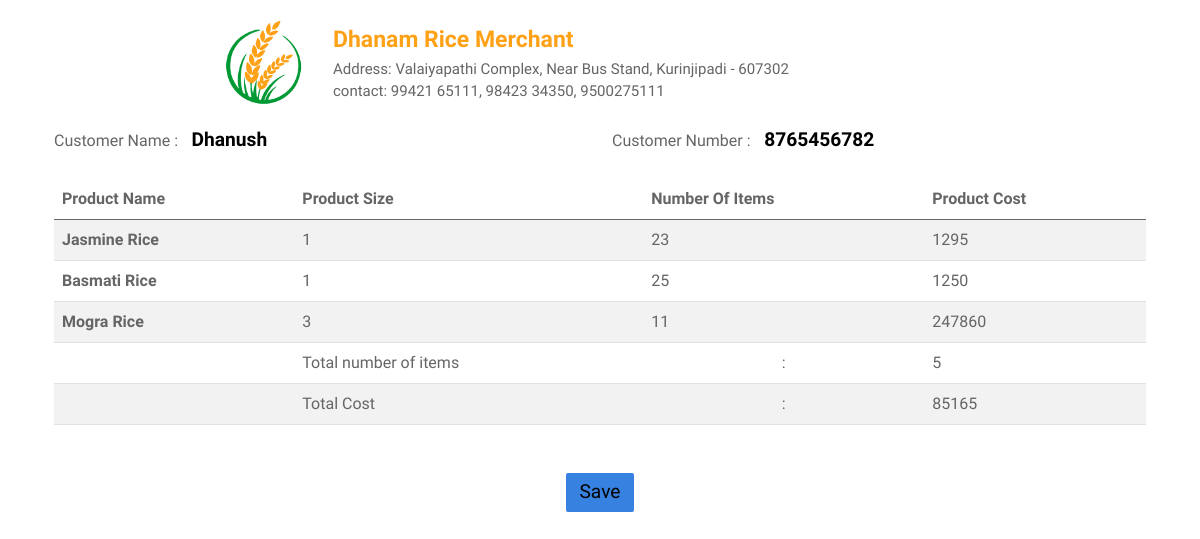
/product/order/28, run on the app's committed database.
### App/models.py (models this page shows)
class Order(models.Model):
    customer_name=models.CharField(max_length=30,editable=False)
    customer_number=models.IntegerField(editable=False)
    products=models.TextField()
    total_number_of_product=models.IntegerField(default=1)
    total_cost=models.IntegerField()
    time=models.CharField(max_length=30,default="",editable=False)
    status=models.BooleanField(default=False)

### App/views.py (the view)
# urls.py: path('product/order/<int:pk>', views.order,name="order"),
def order(request,pk):
    data=Order.objects.get(id=pk)
    prods=data.products
    list=prods.split(';')
    list.pop()
    li=[]
    for i in list:
        li.append(i.split("-"))
    list=[]
    for i in li:
       list.append( {
            "product_name":i[0],
            "product_number":i[1],
            "product_size":i[2],
            "product_cost":i[3]
        })
    data.products=list
    return render(request,"order.html",{"data":data})

### templates/order.html (shortened to what this page needs)
<!DOCTYPE html>
<html lang="en">
<head>
    <link href="https://cdnjs.cloudflare.com/ajax/libs/font-awesome/6.4.0/css/all.min.css" rel="stylesheet">
    <link href="https://cdnjs.cloudflare.com/ajax/libs/font-awesome/5.10.0/css/all.min.css" rel="stylesheet">
    <link href="https://cdn.jsdelivr.net/npm/bootstrap-icons@1.4.1/font/bootstrap-icons.css" rel="stylesheet">
    <link href="/static/lib/animate/animate.min.css" rel="stylesheet">
    <link href="/static/lib/owlcarousel/assets/owl.carousel.min.css" rel="stylesheet">
    <link href="/static/lib/tempusdominus/css/tempusdominus-bootstrap-4.min.css" rel="stylesheet" />
    <link href="/static/css/bootstrap.min.css" rel="stylesheet">
 </head>
<body>
  <div class="container">
    <div class="header container">
      <div class="row">
        <div class="col-3 d-flex flex-row-reverse">
          <img src="/static/images/l1.png" alt="logo" class="logo"/>
        </div>
        <div class="col-9">
          <div class="title">Dhanam Rice Merchant</div>
          <p class="address">
            Address: Valaiyapathi Complex, Near Bus Stand, Kurinjipadi - 607302
          </p>
          <p class="contact">
            contact: 99421 65111, 98423 34350, 9500275111
          </p>
        </div>
      </div>
    </div>
    <div class="container justify-content-center my-3">
      <div class="row">
        <div class="col-12 col-sm-6">
          <span>Customer Name : </span>
          <span class="cus_info"> &nbsp; {{data.customer_name}}</span>
        </div>
        <div class="col-12 col-sm-6">
          <span>Customer Number : </span>
          <span class="cus_info"> &nbsp; {{data.customer_number}}</span>
        </div>
      </div>
    </div>
    <div class="product_table container my-4">
      <table class="table table-striped">
        <thead>
          <tr>
            <th scope="col">Product Name</th>
            <th scope="col">Product Size</th>
            <th scope="col">Number Of Items</th>
            <th scope="col">Product Cost</th>
          </tr>
        </thead>
        <tbody>
          {% for li in data.products %}
          <tr>
            <th scope="row">{{li.product_name}}</th>
            <td>{{li.product_number}}</td>
            <td>{{li.product_size}}</td>
            <td>{{li.product_cost}}</td>
          </tr>
          {% endfor %}
          <tr>
            <td></td>
            <td>Total number of items </td>
            <td class="text-center">:</td>
            <td>{{data.total_number_of_product}}</td>
          </tr>
          <tr>
            <td></td>
            <td>Total Cost </td>
            <td class="text-center">:</td>
            <td>{{data.total_cost}}</td>
          </tr>
        </tbody>
      </table>
    </div>
  </div>
  <div class="print mt-5" id="print">
    <div class="btn btn-primary">Save</div>
  </div>
</body>

### templates/order.html (style rules this page uses)
html,body { margin: 0; }
body { background-color: #fff !important; padding-top: 15px; }
:root { --primary: #FEA116; --light: #F1F8FF; --dark: #0F172B; }
.logo { max-width: 95px; max-height: 95px; }
.header .title { color: var(--primary); margin-top: 8px; font-size: 23px; font-weight: 700; }
.header .address, .header .contact { font-size: 15px; margin: 0; }
.cus_info { font-size: larger; font-weight: 800; color: black; }
.btn-primary { background-color: rgb(55, 129, 224); color: black; font-size: larger; padding: 5px 13px; border-width: 0; }
.print { text-align: center; cursor: pointer; }

### data on the page
Order: customer_name "Dhanush", customer_number "8765456782", total_number_of_product "5", total_cost "85165"

### other printed values
{{ li.product_name }} "Jasmine Rice" "Basmati Rice" "Mogra Rice"
{{ li.product_number }} "1" "1" "3"
{{ li.product_size }} "23" "25" "11"
{{ li.product_cost }} "1295" "1250" "247860"
